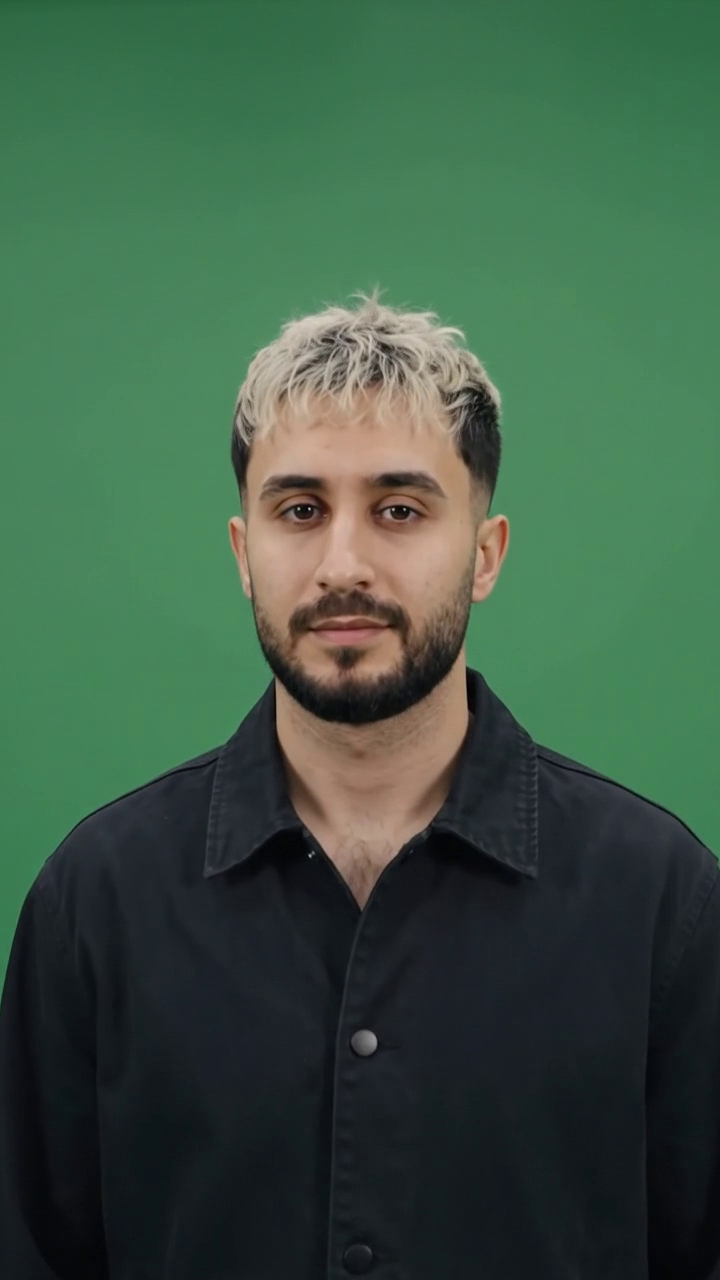
#> input picture frame 24 of assets/videos/eray.mp4, 720 x 1280 px
$ python extract_frames.py
#> lines starting #> are read from the running program, lines starting #| are printed output that depends on the picture; after the words box and inside, x2 and y2 are one past the last pixel; in counts of white or black regions, pixels touching at a corner belong together
import cv2
import numpy as np
import os

def extract_chroma_frames(video_path, out_dir, target_frames=72, width=480, height=854):
#> called with video_path = 'public/assets/videos/eray.mp4', out_dir = 'public/assets/videos/frames/eray', target_frames = 72, width = 480, height = 854
    os.makedirs(out_dir, exist_ok=True)
    cap = cv2.VideoCapture(video_path)
    total_frames = int(cap.get(cv2.CAP_PROP_FRAME_COUNT))
    fps = cap.get(cv2.CAP_PROP_FPS)
    print(f"Processing {video_path}: {total_frames} frames")

    indices = np.linspace(0, total_frames - 1, target_frames, dtype=int)
    current_idx = 0
    saved_count = 0

    while cap.isOpened() and saved_count < target_frames:
        ret, frame = cap.read()
#> frame is the input picture: shape (1280, 720, 3); mean B, G, R 68.8, 89.7, 61.2
        if not ret:
            break

        if current_idx in indices:
            frame_resized = cv2.resize(frame, (width, height), interpolation=cv2.INTER_AREA)

            # Convert to HSV for robust chroma keying
            hsv = cv2.cvtColor(frame_resized, cv2.COLOR_BGR2HSV)
#> hsv: shape (854, 480, 3); mean H, S, V 75.5, 98.1, 94.6

            # Green screen range in HSV (Hue roughly 35 to 85, Saturation > 40, Value > 40)
            lower_green = np.array([25, 35, 30])
            upper_green = np.array([90, 255, 255])

            mask = cv2.inRange(hsv, lower_green, upper_green)
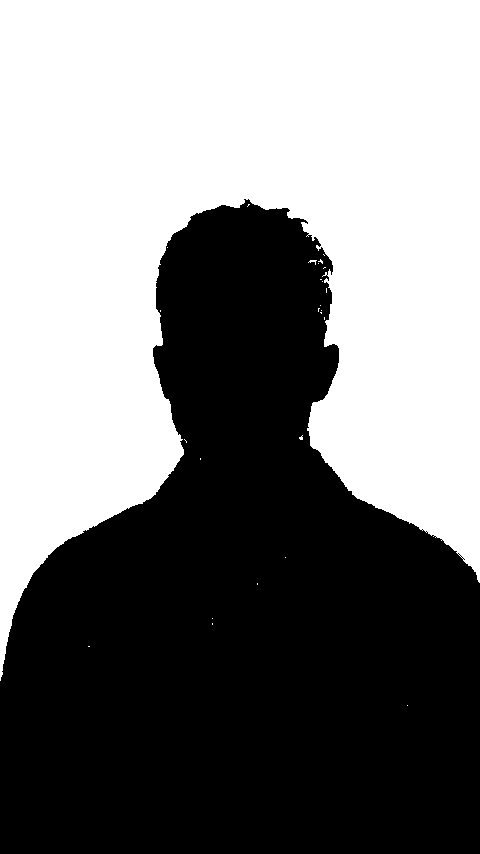
#> mask: shape (854, 480); 50% white; 1 black region, box (x1, y1, x2, y2) and area: (0, 199, 480, 854) 204874

            # Refine mask with soft edges
            # Invert mask so subject is 255 and green is 0
            subject_mask = cv2.bitwise_not(mask)

            # Smooth edges with Gaussian blur to avoid jagged green fringe
            subject_mask = cv2.GaussianBlur(subject_mask, (5, 5), 0)
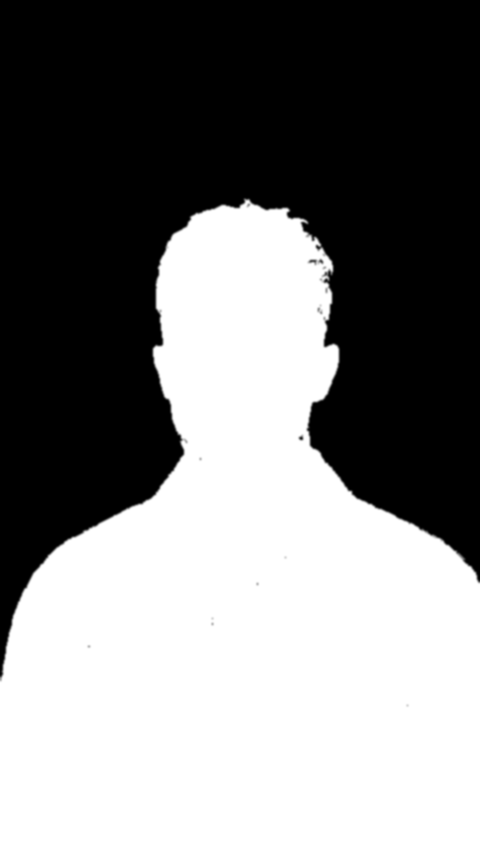
#> subject_mask: shape (854, 480); min 0, max 255, mean 127.4

            # Create BGRA image
            b, g, r = cv2.split(frame_resized)
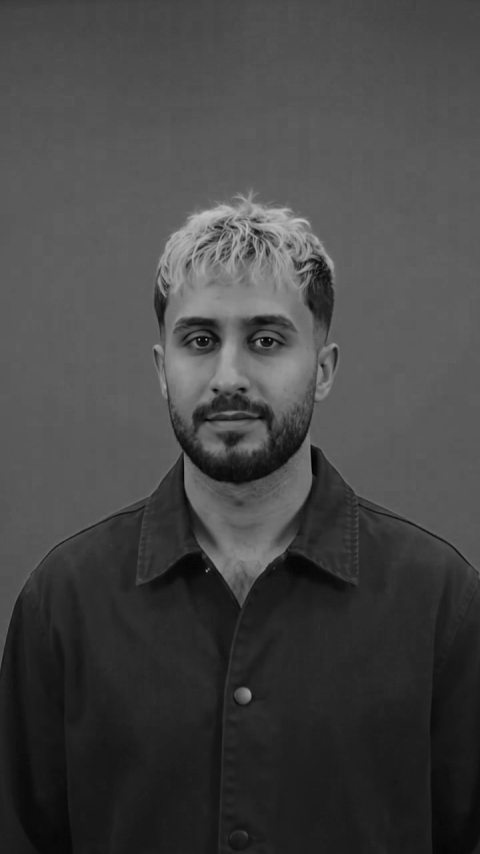
#> b: shape (854, 480); min 0, max 195, mean 68.8
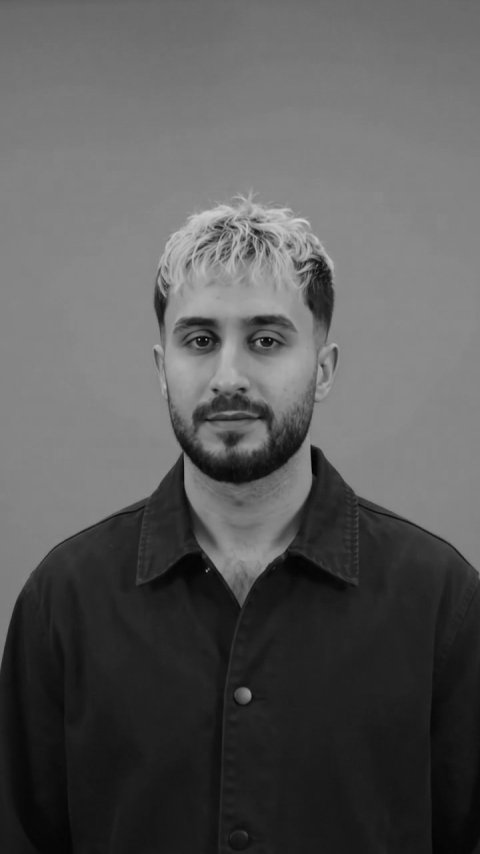
#> g: shape (854, 480); min 0, max 211, mean 89.7
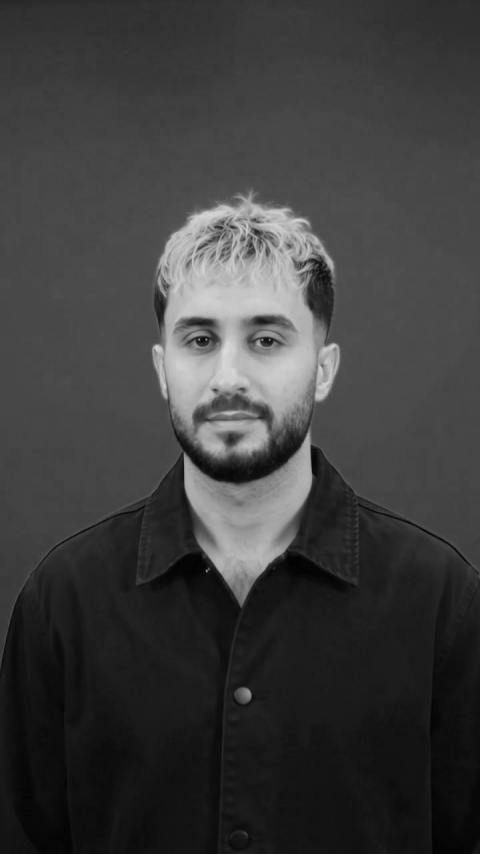
#> r: shape (854, 480); min 2, max 221, mean 61.2

            # Despill: suppress excess green in edge pixels
            # if G > (R + B) / 2, clamp G to (R + B) / 2
            avg_rb = ((r.astype(np.float32) + b.astype(np.float32)) / 2.0).astype(np.uint8)
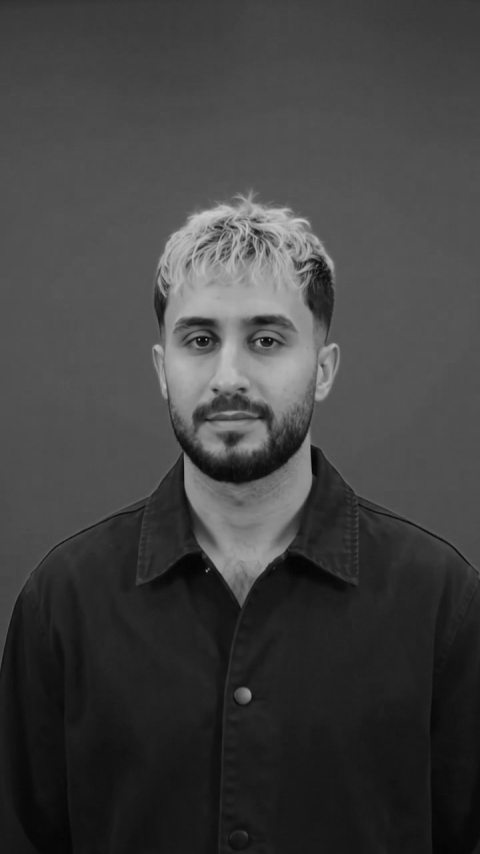
#> avg_rb: shape (854, 480); min 3, max 203, mean 64.7
            g_despill = np.where((g > avg_rb) & (subject_mask < 240), avg_rb, g)

            rgba = cv2.merge([b, g_despill, r, subject_mask])
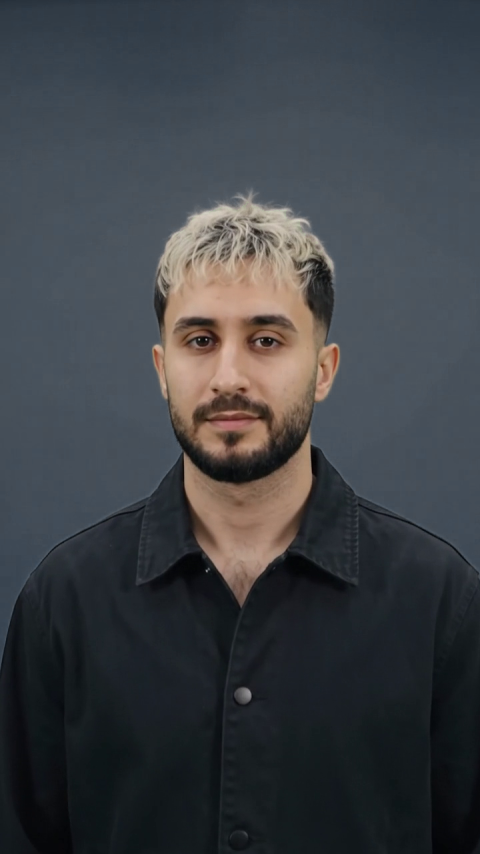
#> rgba: shape (854, 480, 4); mean B, G, R, A 68.8, 64.5, 61.2, 127.4

            out_file = os.path.join(out_dir, f"frame_{saved_count:03d}.webp")
            cv2.imwrite(out_file, rgba, [cv2.IMWRITE_WEBP_QUALITY, 88])
            saved_count += 1

        current_idx += 1

    cap.release()
    print(f"Saved {saved_count} transparent frames to {out_dir}")

extract_chroma_frames("public/assets/videos/eray.mp4", "public/assets/videos/frames/eray", target_frames=72)
extract_chroma_frames("public/assets/videos/mansur.mp4", "public/assets/videos/frames/mansur", target_frames=72)

$ run again, starting later in the video
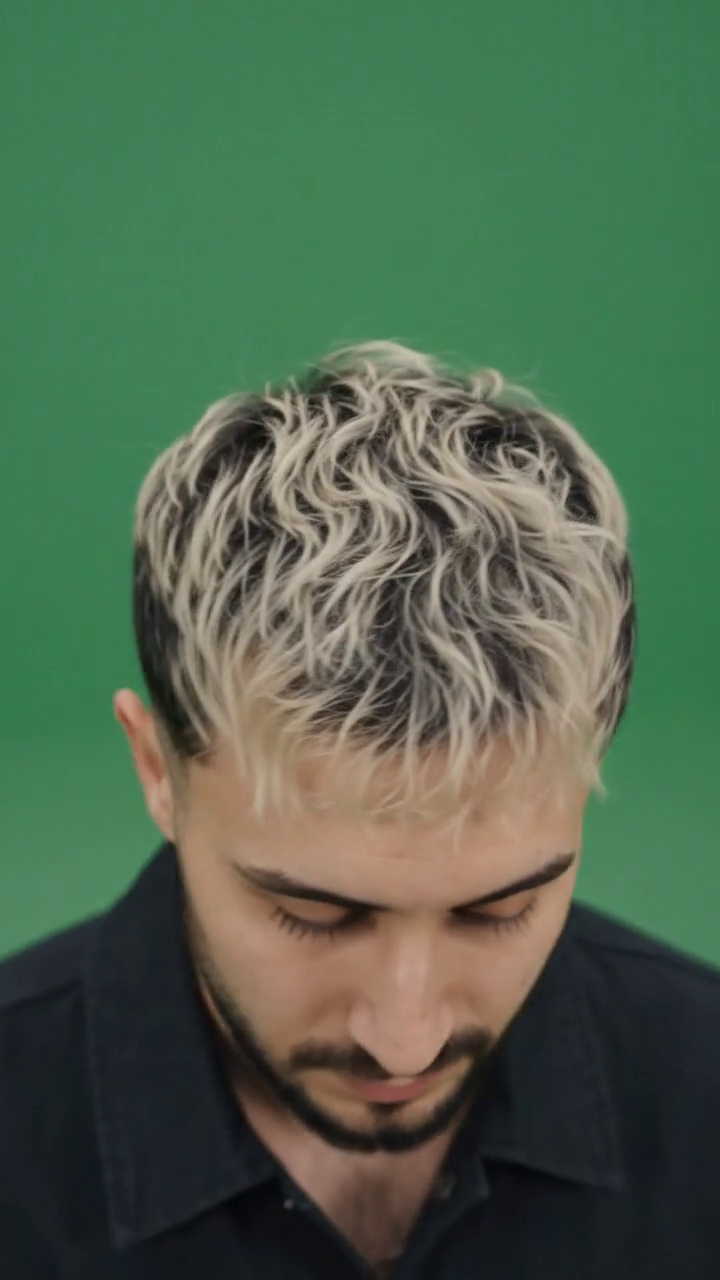
#> input picture frame 108 of assets/videos/eray.mp4, 720 x 1280 px
#> in extract_chroma_frames, frame is the input picture: shape (1280, 720, 3); mean B, G, R 78.1, 102, 79.4
#> hsv: shape (854, 480, 3); mean H, S, V 57.1, 94.4, 109.4
#> in extract_chroma_frames, `mask = cv2.inRange(hsv, lower_green, upper_green)`:
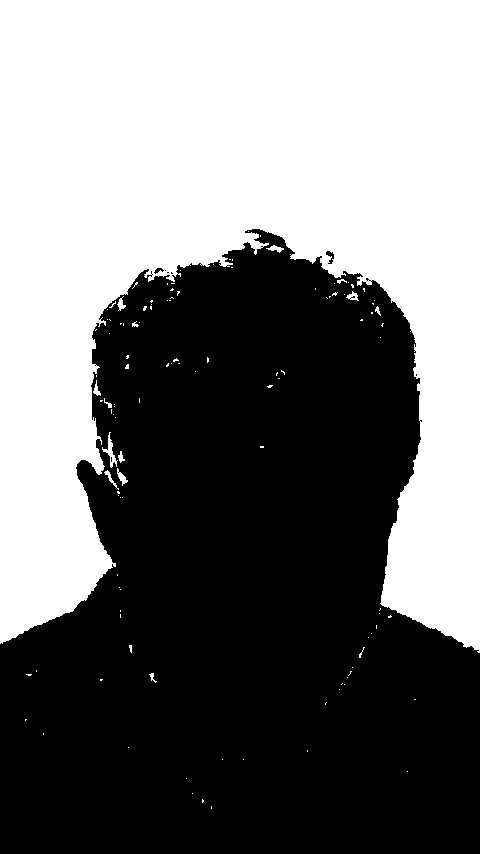
#> mask: shape (854, 480); 46.8% white; 117 white regions (103 under 20 px), largest, box (x1, y1, x2, y2) and area: (0, 0, 480, 653) 190561, (102, 432, 118, 468) 162, (117, 468, 128, 486) 77
#> in extract_chroma_frames, `rgba = cv2.merge([b, g_despill, r, subject_mask])`:
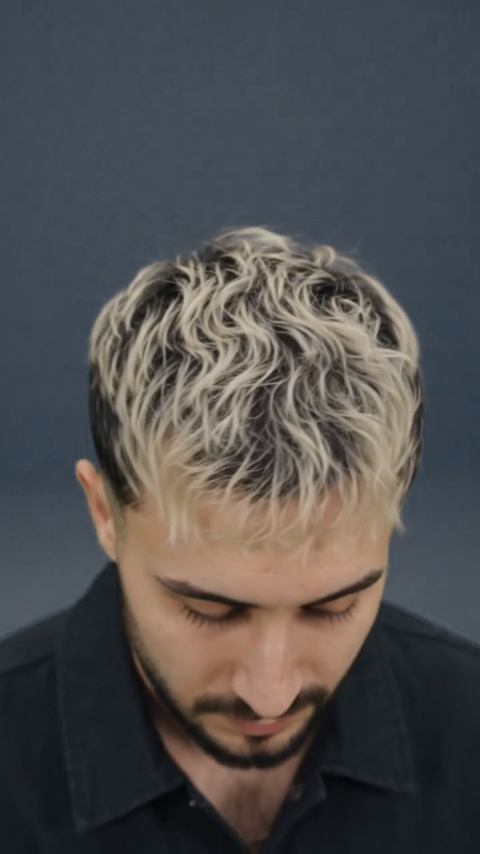
#> rgba: shape (854, 480, 4); mean B, G, R, A 78.1, 78.1, 79.4, 135.8

$ run again, starting later in the video
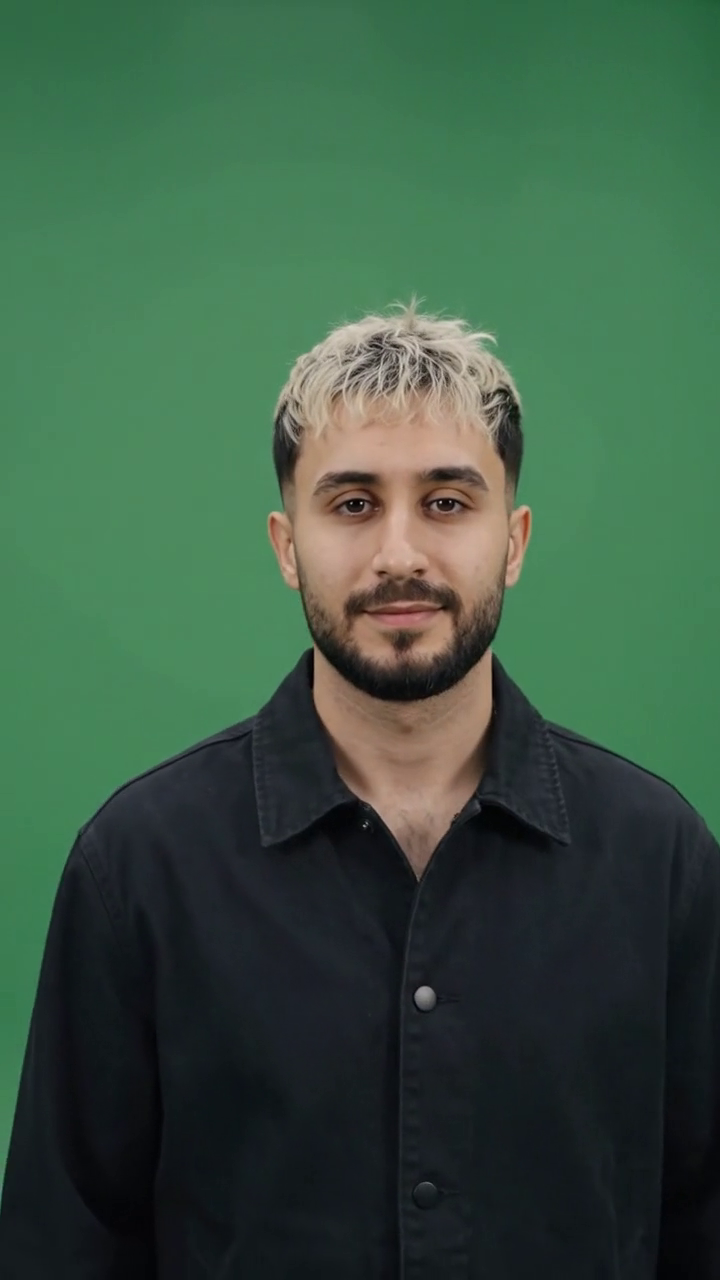
#> input picture frame 192 of assets/videos/eray.mp4, 720 x 1280 px
#> in extract_chroma_frames, frame is the input picture: shape (1280, 720, 3); mean B, G, R 67.8, 88.6, 59
#> hsv: shape (854, 480, 3); mean H, S, V 77, 99.3, 93.2
#> in extract_chroma_frames, `mask = cv2.inRange(hsv, lower_green, upper_green)`:
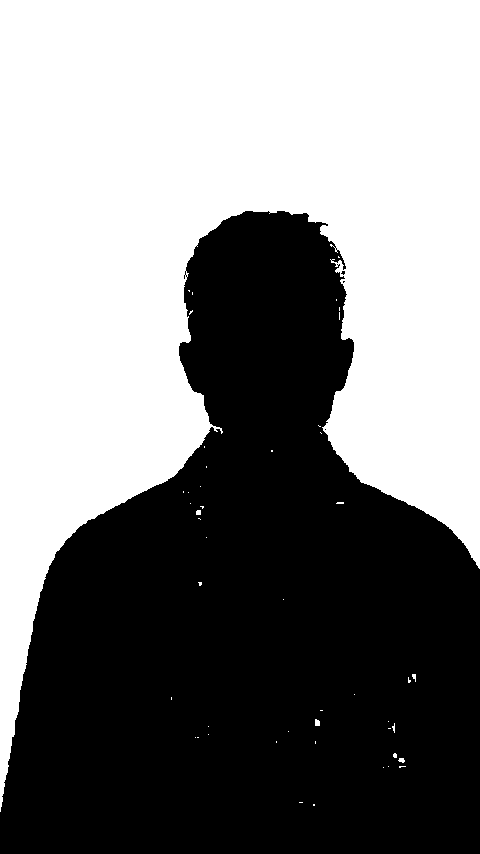
#> mask: shape (854, 480); 51.2% white; 4 black regions (3 under 20 px), largest, box (x1, y1, x2, y2) and area: (0, 211, 480, 854) 200153
#> in extract_chroma_frames, `rgba = cv2.merge([b, g_despill, r, subject_mask])`:
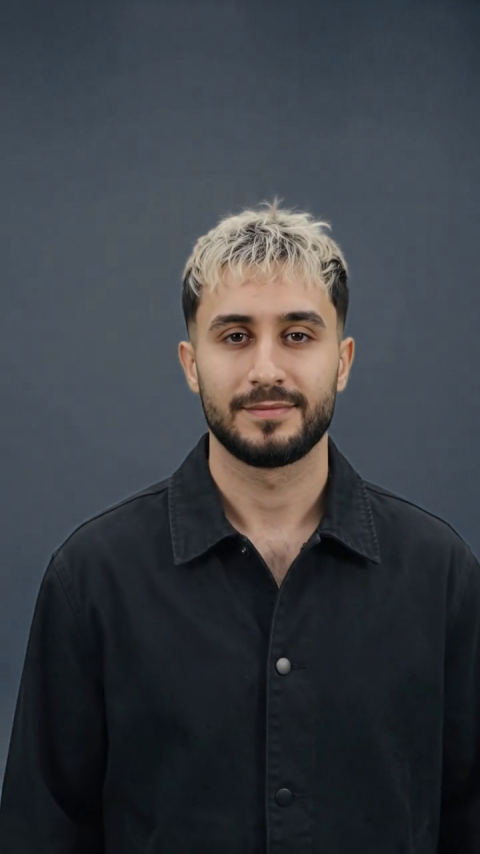
#> rgba: shape (854, 480, 4); mean B, G, R, A 67.8, 62.8, 59, 124.5
